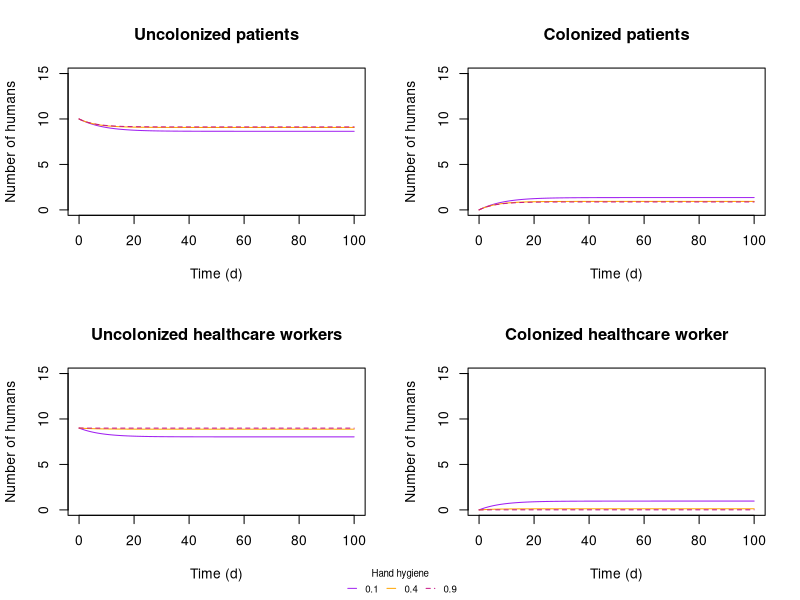
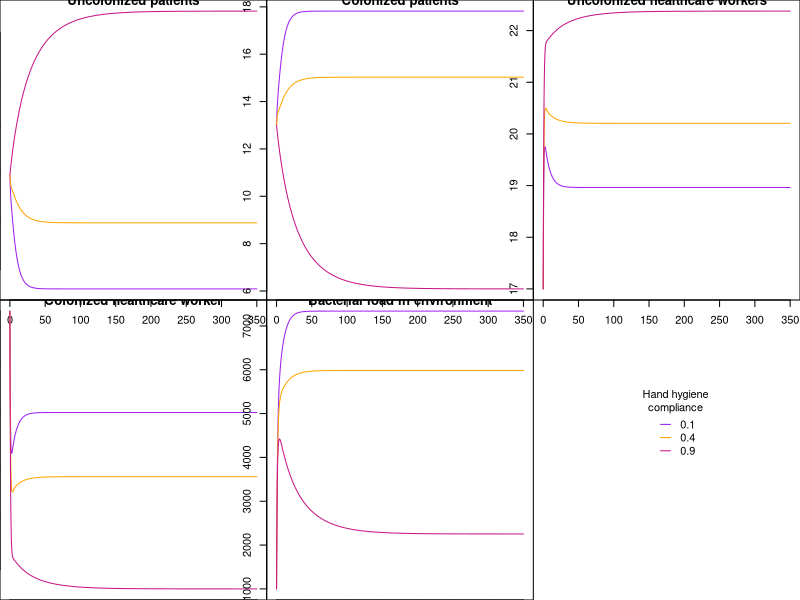

Source code (R) for these figures, in order:
## ---- chunk 1
knitr::opts_chunk$set(echo = TRUE)
## ---- chunk 2
library(deSolve)


parameters <- c(npat = 10,
                nhcw = 9,
                u = 0.173,
                y = 0.173,
                pi = 0.087,
                c = 8,
                Php = 0.0113,
                c_a = 9,
                Pph = 9,
                HHC = 0.1,
                lambda = (0.1*9*10)/(1-0.1)*9
                )

state <- c(Upat = 10,
           Cpat = 0,
           Uhcw = 9,
           Chcw = 0)

HandHygene <- function(t, state, parameters) {
  with(as.list(c(state, parameters)),{
    # rate of change
    dUpat <- -u * Upat - (c*Php*Upat*Chcw)/nhcw + (1 - pi) * (u*Upat+y*Cpat)
    dCpat <- -y * Cpat + (c*Php*Upat*Chcw)/nhcw + pi * (u*Upat + y * Cpat)
    dUhcw <- - (c*Pph*Cpat*Uhcw)/nhcw + lambda * Chcw
    dChcw <- (c*Pph*Cpat*Uhcw)/nhcw - lambda * Chcw
    
    # return the rate of change
    list(c(dUpat, dCpat, dUhcw, dChcw))
  })
}

## ---- chunk 3
times <- seq(0, 100, by = 0.01)

out <- ode(y = state, times = times, func = HandHygene, parms = parameters)
parameters <- c(npat = 10,
                nhcw = 9,
                u = 0.173,
                y = 0.173,
                pi = 0.087,
                c = 8,
                Php = 0.0113,
                c_a = 9,
                Pph = 9,
                HHC = 0.4,
                lambda = (0.4*9*10)/(1-0.4)*9
                )
out2 <- ode(y = state, times = times, func = HandHygene, parms = parameters)
parameters["HHC"] <- 0.9
parameters["lambda"] <- (0.9*9*10)/(1-0.9)*9
out3 <- ode(y = state, times = times, func = HandHygene, parms = parameters)

plot(out, out2, out3,
     lwd=1, 
     lty=c(1,1,2),
     col=c("Purple","Orange", "mediumvioletred"),
     xlab = "Time (d)", 
     ylab = c("Number of humans",
              "Number of humans",
              "Number of humans",
              "Number of humans"), 
     main = c("Uncolonized patients",
              "Colonized patients",
              "Uncolonized healthcare workers",
              "Colonized healthcare worker"),
      ylim = list(c(0,15),
                  c(0,15),
                  c(0,15),
                  c(0,15)))

par(fig=c(0,1,0,1), oma= c(0,0,0,0), mar = c(0,0,0,0), new=TRUE)
plot(0,0, type='l', bty = 'n', xaxt='n', yaxt = 'n')
legend("bottom", legend=c(0.1, 0.4, 0.9), 
       lty = c(1,1,2), 
       col = c("Purple","Orange", "mediumvioletred"), 
       title = "Hand hygiene", 
       cex = 0.7, 
       xpd=TRUE, 
       horiz=TRUE, 
       bty='n', 
       seg.len = 1)
## ---- chunk 4
library(deSolve)

parameters <- c(o = 0.067,
                Np = 23,
                Nh = 23,
                alphap = 0.0435,
                betap = 0.72,
                betah = 0.20,
                Yu = 0.067,
                Yc = 0.046,
                Yb = 0.7,
                Kp = 0.000004,
                Kh = 0.00001,
                N = 0.1,
                Uc = 1,
                Vp = 235,
                Vh = 235
                )

state <- c(Put = 10,
           Pct = 13,
           Hut = 17,
           Hct = 6,
           Bet = 1000)

HandHygene <- function(t, state, parameters) {
  with(as.list(c(state, parameters)),{
    # rate of change
    dPut <- (1-o) * (Yu * Put + Yc * Pct) - alphap * betap * (1-N) * Put * Hct - Kp * Put * Bet - Yu * Put
    dPct <- o * (Yu * Put + Yc * Pct) + alphap * betap * (1-N) * Put * Hct + Kp * Put * Bet - Yc * Pct
    dHut <- -alphap * betah * (1-N) * Pct * Hut + Uc * Hct - Kh  * Hut * Bet
    dHct <- alphap * betah * (1-N) * Pct * Hut - Uc * Hct + Kh * Hut * Bet
    dBet <- Vp*Pct + Vh * Hct - Yb * Bet 
    
    # return the rate of change
    list(c(dPut, dPct, dHut, dHct, dBet))
  })
}

## ---- chunk 5
times <- seq(0, 350, by = 0.01)

out <- ode(y = state, times = times, func = HandHygene, parms = parameters)
parameters["N"] <- 0.4
out2 <- ode(y = state, times = times, func = HandHygene, parms = parameters)
parameters["N"] <- 0.9
out3 <- ode(y = state, times = times, func = HandHygene, parms = parameters)
par(mgp=c(3,1,0)) 
plot(out, out2, out3,
     lwd=1, 
     lty=1,
     col=c("Purple","Orange", "mediumvioletred"),
     xlab = "Time (d)", 
     ylab = c("Number of humans",
              "Number of humans",
              "Number of humans",
              "Number of humans",
              "Number of bacteria"), 
     main = c("Uncolonized patients",
              "Colonized patients",
              "Uncolonized healthcare workers",
              "Colonized healthcare worker",
              "Bacterial load in environment"))

par(fig=c(0,1,0,1), oma= c(0,0,0,0), mar = c(0,0,0,0), new=TRUE)
plot(0,0, type='l', bty = 'n', xaxt='n', yaxt = 'n')
coord <- par("usr")
legend(x = coord[2] * 0.6, 
       y = coord[4] * -0.3, 
       legend=c(0.1, 0.4, 0.9), 
       box.lty=1,
       lty = 1, 
       col = c("Purple","Orange", "mediumvioletred"), 
       title = "Hand hygiene\ncompliance", 
       cex = 1, 
       xpd=TRUE, 
       bty='n', 
       seg.len = 1)
